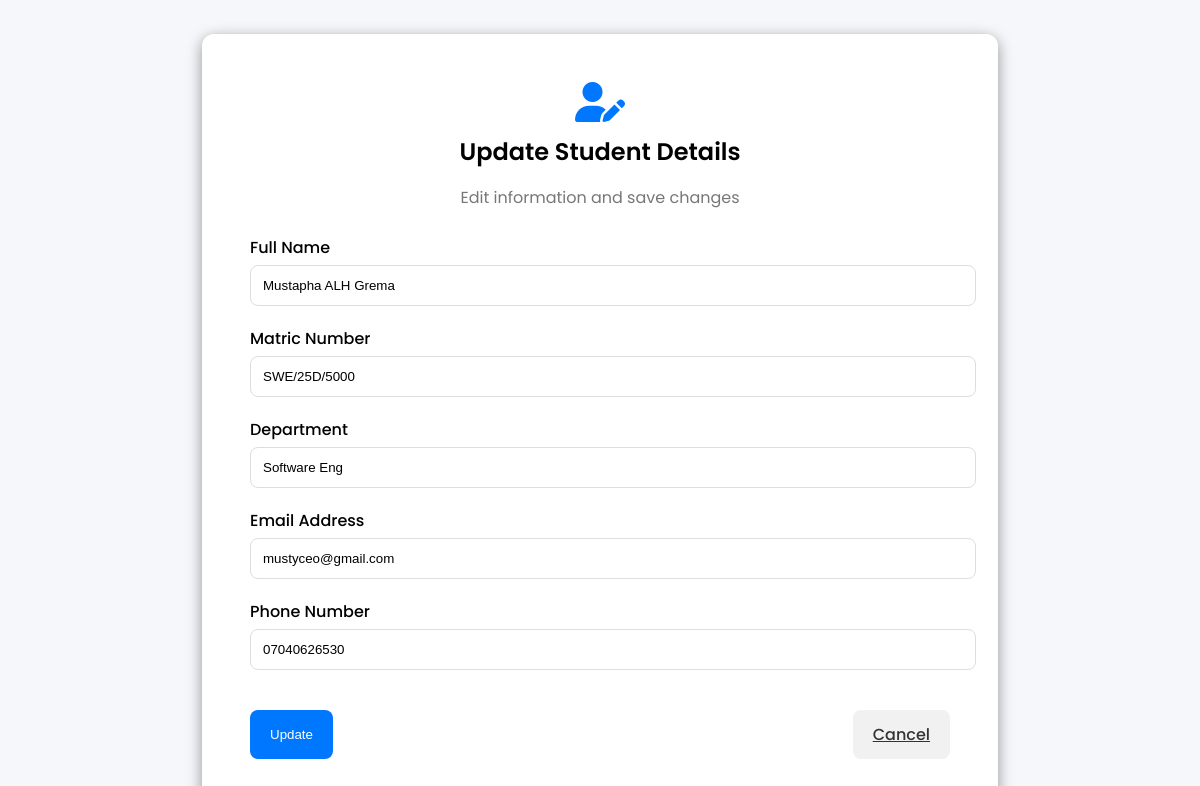
The app's page /students/update/3 (signed in) with its own data.
### app/models.py (models this page shows, shortened)
class Student(db.Model, UserMixin):
    __tablename__ = "students"
    id = db.Column(db.Integer, primary_key=True)
    full_name = db.Column(db.String(120), nullable=False)
    matric_no = db.Column(db.String(50), unique=True, nullable=False)
    department = db.Column(db.String(100), nullable=False)
    email = db.Column(db.String(120), unique=True, nullable=False)
    phone = db.Column(db.String(20), nullable=True)
    password_hash = db.Column(db.String(200), nullable=False)
    courses = db.relationship("Course", backref="student", lazy=True)
    payments = db.relationship("Payment", backref="student", lazy=True)
    results = db.relationship("Result", backref="student", lazy=True)

### app/routes.py (the view, shortened to what this page needs)
@main.route("/students/update/<int:student_id>", methods=["GET", "POST"])
@login_required
def update_student(student_id):
    student = Student.query.get_or_404(student_id)
    return render_template("students/update.html", student=student)

### app/models.py (called while the page is built)
@login_manager.user_loader
def load_user(user_id):
    return Student.query.get(int(user_id))

### templates/students/update.html (shortened to what this page needs)
<!DOCTYPE html>
<html lang="en">
<head>
  <link rel="stylesheet" href="{{ url_for('static', filename='css/student.css') }}">
  <link rel="stylesheet" href="https://cdnjs.cloudflare.com/ajax/libs/font-awesome/6.5.0/css/all.min.css">
</head>
<body>
  {% block content %}
  <div class="form-wrapper">
    <div class="form-header">
      <i class="fa-solid fa-user-pen"></i>
      <h2>Update Student Details</h2>
      <p>Edit information and save changes</p>
    </div>
    <form method="POST" class="student-form" id="updateForm">
      <div class="form-group">
        <label for="full_name">Full Name</label>
        <input type="text" id="full_name" name="full_name" value="{{ student.full_name}}" required>
      </div>
      <div class="form-group">
        <label for="matric_no">Matric Number </label>
        <input type="text" id="matric_no" name="matric_no" value="{{ student.matric_no}}" required>
      </div>
      <div class="form-group">
        <label for="department">Department</label>
        <input type="text" id="matric_no" name="department" value="{{ student.department}}" required>
      </div>
      <div class="form-group">
        <label for="email">Email Address </label>
        <input type="email" id="email" name="email" value="{{ student.email}}" required>
      </div>
      <div class="form-group">
        <label for="phone">Phone Number</label>
        <input type="tel" id="phone" name="phone" value="{{ student.phone}}" >
      </div>
      <div class="form-actions">
        <button type="submit" class="btn-submit">Update</button>
        <a href="{{ url_for('main.list_students') }}" class="btn-reset">Cancel</a>
      </div>
    </form>
  </div>
  {% endblock %}
</body>
</html>

### static/css/student.css (style rules this page uses)
body { font-family: 'Poppins', sans-serif; background: #f5f7fa; display: flex; justify-content: center; align-items: center; min-height: 100vh; margin: 0; padding: 20px; }
.form-wrapper { background: #fff; max-width: 700px; width: 100%; border-radius: 12px; box-shadow: 0 4px 15px rgba(0,0,0,0.4); padding: 3rem; animation: fadeIn 0.6s ease-in-out; }
.form-header { text-align: center; margin-bottom: 25px; }
.form-header i { font-size: 40px; color: #0077ff; }
.form-header h2 { margin: 10px 0 5px; font-weight: 600; }
.form-header p { color: #777; }
.student-form { display: flex; flex-direction: column; }
.form-group { margin-bottom: 20px; }
.form-group label { font-weight: 500; display: block; margin-bottom: 5px; }
.form-group input, .form-group select { width: 100%; padding: 12px; border: 1px solid #ddd; border-radius: 8px; outline: none; transition: border 0.3s; }
.form-actions { display: flex; justify-content: space-between; margin-top: 20px; }
.btn-submit, .btn-reset { padding: 12px 20px; border: none; border-radius: 8px; cursor: pointer; font-weight: 500; transition: all 0.3s; }
.btn-submit { background: #0077ff; color: #fff; }
.btn-reset { background: #f1f1f1; color: #333; }

### records on screen
Student: full_name "Mustapha ALH Grema", matric_no "SWE/25D/5000", department "Software Eng", email "mustyceo@gmail.com", phone "07040626530"
